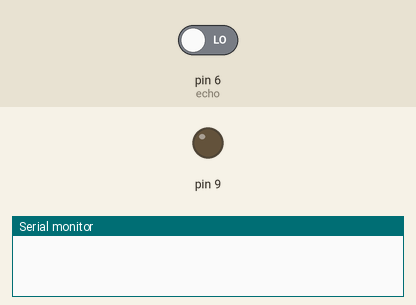
Recording of a sketch running on a simulated Arduino Uno, built with avr-gcc and run on an emulated ATmega328P. On the bench: output pins drawn as LEDs (lit = HIGH), the last lines printed to the serial monitor. Inputs (shaded band) come from the test bench; at power-on: pin 6 (echo) LOW. Pins used as bus, display or sensor lines are not drawn.

Above: at 0.1 s.
At 1.1 s:
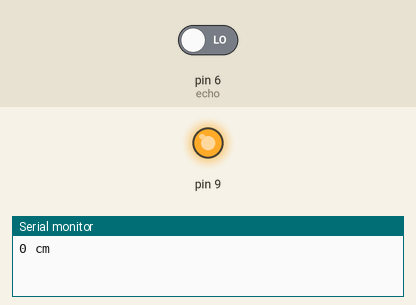
Timing chart, 0 to 2.6 s (numbered marks = the images above):
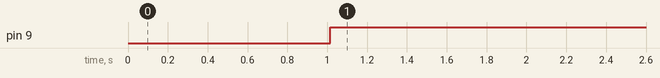

Measured:
- by itself, pin 9: LOW → HIGH at 1.0 s

The sketch:

ultrasonic_carpark_project_3_7.ino
```cpp
const int trig = 7;
const int echo = 6;
void setup ()
{
pinMode( 9 , OUTPUT);
pinMode ( trig , OUTPUT ) ;
pinMode ( echo , INPUT ) ;
digitalWrite ( trig , LOW) ;
Serial . begin (9600) ;
}
void loop ()
{
// send an impulse to trigger the sensor start the measurement
digitalWrite (trig, HIGH );
delay (15) ; // minimum impulse width required by HC -SR4 sensor
digitalWrite ( trig , LOW) ;
long duration = pulseIn ( echo , HIGH ) ; // this function waits until the sensor
//outputs the result
// the result is encoded as the pulse width in microseconds
// ’duration ’ is the time it takes sound from the transmitter back to the
//receiver after it bounces off an obstacle
const long vsound = 340; // [m/s]
long dist = ( duration / 2L ) * vsound / 10000L ; // 10000 is just the scaling
//factor to get the result in [cm]
// REMEMBER : when doing operations with ’long ’ variables , always put ’L’ after
//constants otherwise you will have bugs !
if ( dist < 100L && dist > 20L )
{
 Serial.print(dist);
digitalWrite ( 9 , HIGH);
delay (20* dist);
digitalWrite (9,LOW );
delay (20* dist);

}
else (dist < 20L)
;{
digitalWrite ( 9, HIGH);
Serial . print ( dist ) ;
Serial . println (" cm") ;
}

}
```
